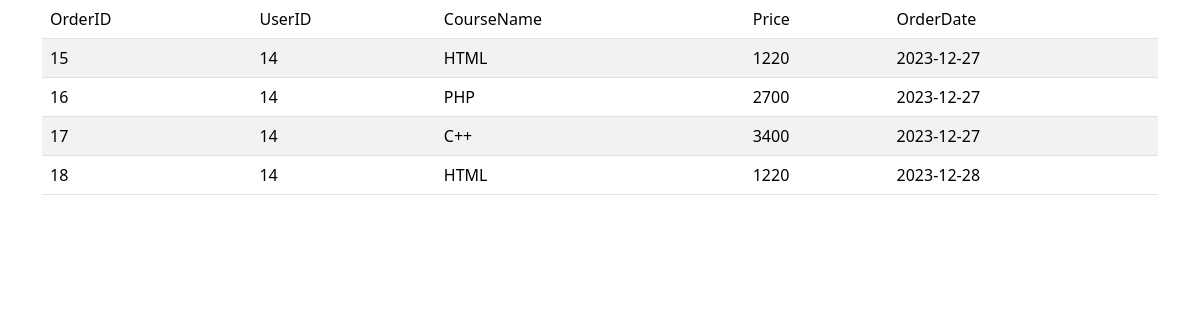
The page /Website/Dashboard/Order.php on the database its author committed.
### tables this page shows
CREATE TABLE `orders` (
  `OrderID` int NOT NULL,
  `UserID` int DEFAULT NULL,
  `CartID` int DEFAULT NULL,
  `CourseID` int DEFAULT NULL,
  `CourseName` varchar(100) DEFAULT NULL,
  `CoursePrice` varchar(100) DEFAULT NULL,
  `OrderDate` varchar(100) DEFAULT NULL
);

### Website/Dashboard/Order.php (the view, shortened to what this page needs)
<head>
    <link href="https://cdn.jsdelivr.net/npm/bootstrap@5.3.2/dist/css/bootstrap.min.css" rel="stylesheet"
>
</head>
<body>
    <div class="container">
        <form action="" method="post" name="indexf">
            <table class="table table-striped">
                <thead>
                    <tr>
                        <td>OrderID</td>
                        <td>UserID</td>
                        <td>CourseName</td>
                        <td>Price</td>
                        <td>OrderDate</td>
                    </tr>
                </thead>
                <tbody>
                    <?php
                    include '../ConnectDB.php';
                    $sql = "SELECT * FROM orders";
                    $result = $conn->query($sql);
                    while ($row = $result->fetch_assoc()) {
                        echo "  <tr>
                                    <td>$row[OrderID]</td>
                                    <td>$row[UserID]</td>
                                    <td>$row[CourseName]</td>
                                    <td>$row[CoursePrice]</td>
                                    <td>$row[OrderDate]</td>
                                </tr>";
                    }
                    ?>
                </tbody>
            </table>
        </form>
    </div>
</body>

### rows shown on the page
orders: OrderID "15", UserID "14", CourseName "HTML", CoursePrice "1220", OrderDate "2023-12-27"
orders: OrderID "16", UserID "14", CourseName "PHP", CoursePrice "2700", OrderDate "2023-12-27"
orders: OrderID "17", UserID "14", CourseName "C++", CoursePrice "3400", OrderDate "2023-12-27"
orders: OrderID "18", UserID "14", CourseName "HTML", CoursePrice "1220", OrderDate "2023-12-28"
